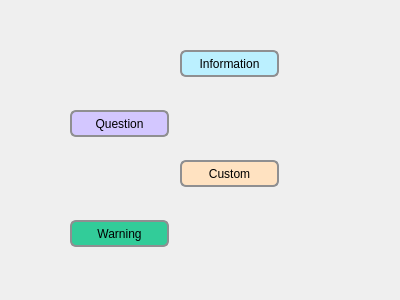
<?xml version="1.0" encoding="UTF-8"?>
<ui version="4.0">
 <class>Dialog</class>
 <widget class="QDialog" name="Dialog">
  <property name="geometry">
   <rect>
    <x>0</x>
    <y>0</y>
    <width>400</width>
    <height>300</height>
   </rect>
  </property>
  <property name="windowTitle">
   <string>Dialog</string>
  </property>
  <widget class="QPushButton" name="pushButton">
   <property name="geometry">
    <rect>
     <x>180</x>
     <y>50</y>
     <width>99</width>
     <height>27</height>
    </rect>
   </property>
   <property name="styleSheet">
    <string notr="true">QPushButton {
    border: 2px solid #8f8f91;
    border-radius: 6px;
    background-color: rgb(187, 240, 255);
    min-width: 80px;
}</string>
   </property>
   <property name="text">
    <string>Information</string>
   </property>
  </widget>
  <widget class="QPushButton" name="pushButton_2">
   <property name="geometry">
    <rect>
     <x>70</x>
     <y>110</y>
     <width>99</width>
     <height>27</height>
    </rect>
   </property>
   <property name="styleSheet">
    <string notr="true">QPushButton {
    border: 2px solid #8f8f91;
    border-radius: 6px;
    background-color: rgb(211, 199, 255);
    min-width: 80px;
}</string>
   </property>
   <property name="text">
    <string>Question</string>
   </property>
  </widget>
  <widget class="QPushButton" name="pushButton_3">
   <property name="geometry">
    <rect>
     <x>180</x>
     <y>160</y>
     <width>99</width>
     <height>27</height>
    </rect>
   </property>
   <property name="styleSheet">
    <string notr="true">QPushButton {
    border: 2px solid #8f8f91;
    border-radius: 6px;
    background-color: rgb(255, 226, 193);
    min-width: 80px;
}</string>
   </property>
   <property name="text">
    <string>Custom</string>
   </property>
  </widget>
  <widget class="QPushButton" name="pushButton_4">
   <property name="geometry">
    <rect>
     <x>70</x>
     <y>220</y>
     <width>99</width>
     <height>27</height>
    </rect>
   </property>
   <property name="styleSheet">
    <string notr="true">QPushButton {
    border: 2px solid #8f8f91;
    border-radius: 6px;
    background-color: #32CC99;
    min-width: 80px;
}

QPushButton:pressed {
    background-color: qlineargradient(x1: 0, y1: 0, x2: 0, y2: 1,
                                      stop: 0 #dadbde, stop: 1 #f6f7fa);
}

QPushButton:flat {
    border: none; /* no border for a flat push button */
}

QPushButton:default {
    border-color: navy; /* make the default button prominent */
}</string>
   </property>
   <property name="text">
    <string>Warning</string>
   </property>
  </widget>
 </widget>
 <layoutdefault spacing="6" margin="11"/>
 <resources/>
 <connections/>
</ui>
